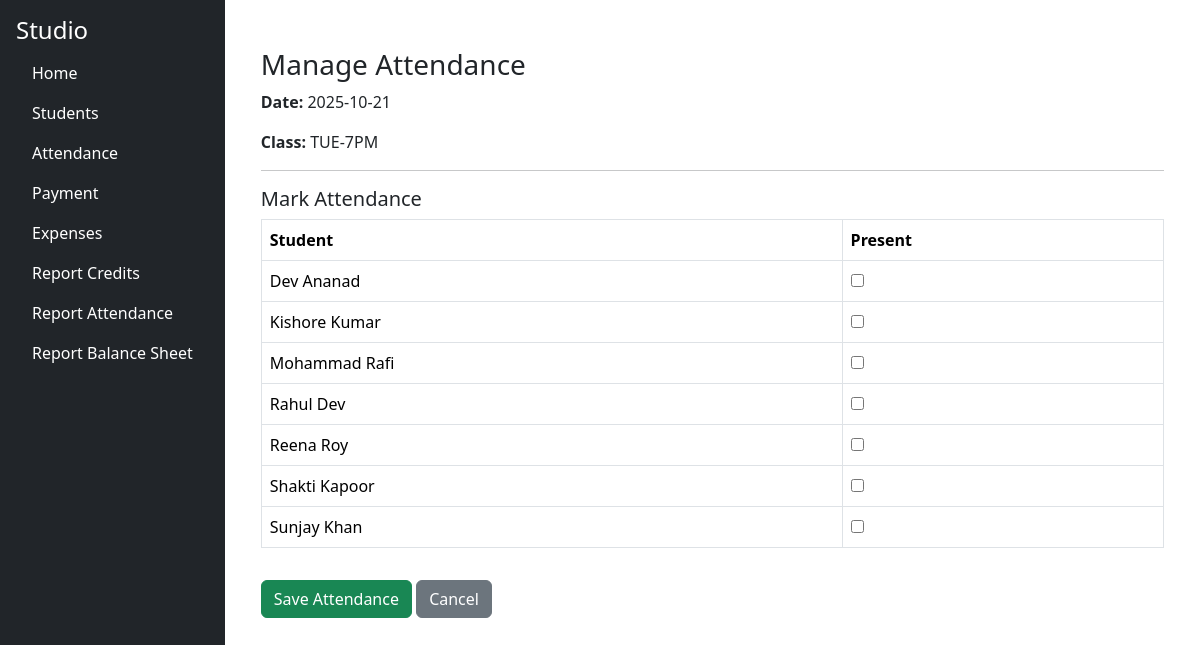
The page /attendance/attendance/manage?class_id=1&attendance_date=2025-10-21 on the database as committed earlier.
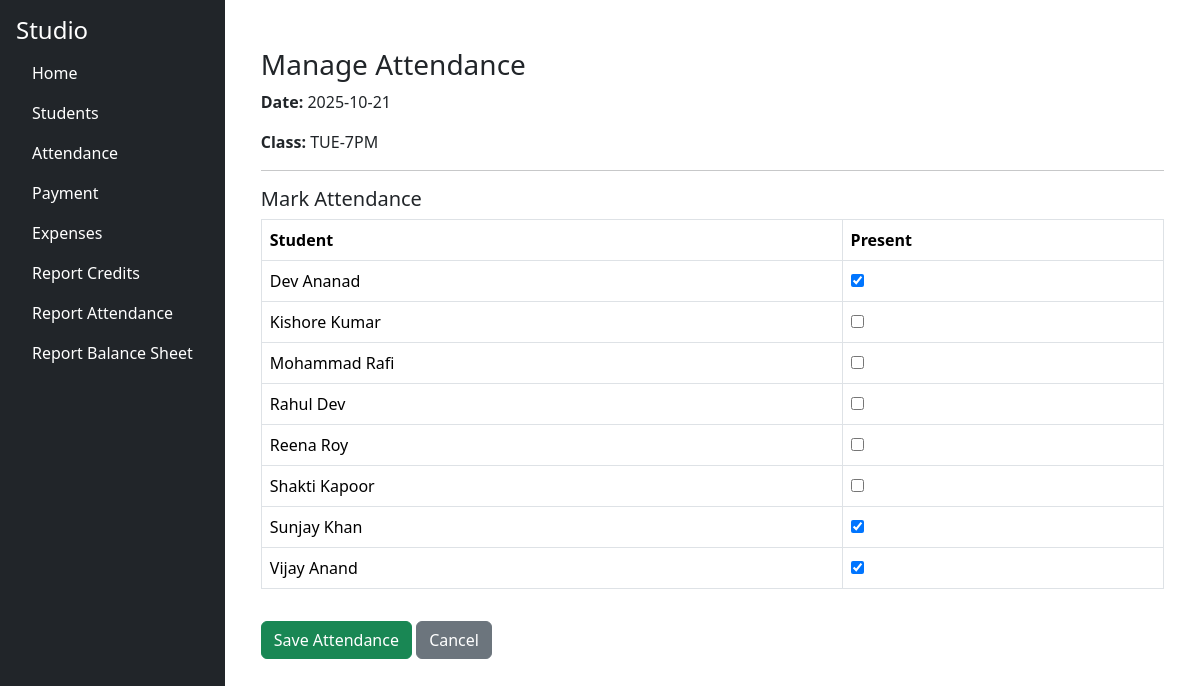
The same page on the database as committed later.
### tables this page shows
CREATE TABLE class_names (
        id INTEGER PRIMARY KEY AUTOINCREMENT,
        name TEXT UNIQUE NOT NULL
    );

CREATE TABLE students (
        id INTEGER PRIMARY KEY AUTOINCREMENT,
        first_name TEXT,
        last_name TEXT,
        phone TEXT,
        email_id TEXT
    );

### studio/attendance/routes/attendance_routes.py (the view)
@attendance_bp.route("/attendance/manage", methods=["GET", "POST"])
def manage_attendance():
    conn = get_connection()
    cur = conn.cursor()
    if request.method == "POST":
        class_id = request.form.get("class_id")
        attendance_date = request.form.get("attendance_date")
        student_ids = request.form.getlist("students")
        cur.execute("""
            DELETE FROM attendance WHERE class_id = ? AND attendance_date = ?
        """, (class_id, attendance_date))
        for sid in student_ids:
            cur.execute("""
                INSERT INTO attendance (student_id, class_id, attendance_date)
                VALUES (?, ?, ?)
            """, (sid, class_id, attendance_date))
        conn.commit()
        conn.close()
        flash("Attendance updated successfully.", "success")
        return redirect(url_for("attendance_bp.attendance_dashboard"))
    else:
        class_id = request.args.get("class_id")
        attendance_date = request.args.get("attendance_date")
        cur.execute("SELECT id, name FROM class_names ORDER BY name")
        classes = cur.fetchall()
        cur.execute("SELECT id, first_name || ' ' || last_name AS name FROM students ORDER BY name")
        students = cur.fetchall()
        cur.execute("""
            SELECT student_id FROM attendance
            WHERE class_id = ? AND attendance_date = ?
        """, (class_id, attendance_date))
        attended = [str(row[0]) for row in cur.fetchall()]
        conn.close()
        return render_template(
            "attendance_manage.html",
            classes=classes,
            students=students,
            attended=attended,
            selected_class=class_id,
            selected_date=attendance_date
        )

### studio/db/db.py (called while the page is built)
def get_connection():
    conn = sqlite3.connect(DB_PATH)
    conn.row_factory = sqlite3.Row
    return conn

### studio/attendance/templates/attendance_manage.html (shortened to what this page needs)
{% extends "base.html" %}
{% block content %}
<div class="container mt-4">
  <h3>Manage Attendance</h3>
  <form method="post" action="{{ url_for('attendance_bp.manage_attendance') }}">
    <p><strong>Date:</strong> {{ selected_date }}</p>
    <p><strong>Class:</strong>
      {% for c in classes %}
        {% if c[0] == selected_class|int %}{{ c[1] }}{% endif %}
      {% endfor %}
    </p>
    <hr>
    <h5>Mark Attendance</h5>
    <table class="table table-bordered">
      <thead>
        <tr><th>Student</th><th>Present</th></tr>
      </thead>
      <tbody>
        {% for s in students %}
        <tr>
          <td>{{ s['name'] }}</td>
          <td>
            <input type="checkbox" name="students" value="{{ s['id'] }}"
                   {% if s['id']|string in attended %}checked{% endif %}>
          </td>
        </tr>
        {% endfor %}
      </tbody>
    </table>
    <button type="submit" class="btn btn-success mt-3">Save Attendance</button>
    <a href="{{ url_for('attendance_bp.attendance_dashboard') }}" class="btn btn-secondary mt-3">Cancel</a>
  </form>
</div>
{% endblock %}

### studio/templates/base.html (shortened to what this page needs)
<!DOCTYPE html>
<html lang="en">
<head>
    <link rel="stylesheet" href="https://cdn.jsdelivr.net/npm/bootstrap@5.3.2/dist/css/bootstrap.min.css">
</head>
<body>
<div class="d-flex">
    <div class="bg-dark text-white p-3" style="min-width:200px; height:100vh;">
        <h4> Studio</h4>
        <ul class="nav flex-column">
<li class="nav-item"><a href="{{ url_for('index') }}" class="nav-link text-white">Home</a></li>
<li class="nav-item"><a href="{{ url_for('student_bp.student_list') }}" class="nav-link text-white">Students</a></li>
<li class="nav-item"><a href="{{ url_for('attendance_bp.attendance_dashboard') }}" class="nav-link text-white">Attendance</a></li>
<li class="nav-item"><a href="{{ url_for('payment_bp.payment_list') }}" class="nav-link text-white">Payment</a></li>
<li class="nav-item"><a href="{{ url_for('expense_bp.expenses_list') }}" class="nav-link text-white">Expenses</a></li>
<li class="nav-item"><a href="{{ url_for('report_bp.report_credits') }}" class="nav-link text-white">Report Credits</a></li>
<li class="nav-item"><a href="{{ url_for('report_bp.attendance_report') }}" class="nav-link text-white">Report Attendance</a></li>
<li class="nav-item"><a href="{{ url_for('report_bp.balance_sheet') }}" class="nav-link text-white">Report Balance Sheet</a></li>
          </ul>
    </div>
    <div class="flex-grow-1 p-4">
        {% block content %}{% endblock %}
    </div>
</div>
</body>
</html>

Rows that differ between the two databases and show on the page:
computed for students (number 1 of 8 on the later page): students "☐" → "☑"
computed for students (number 7 of 8 on the later page): students "☐" → "☑"
added students: name "Vijay Anand", students "☑"
